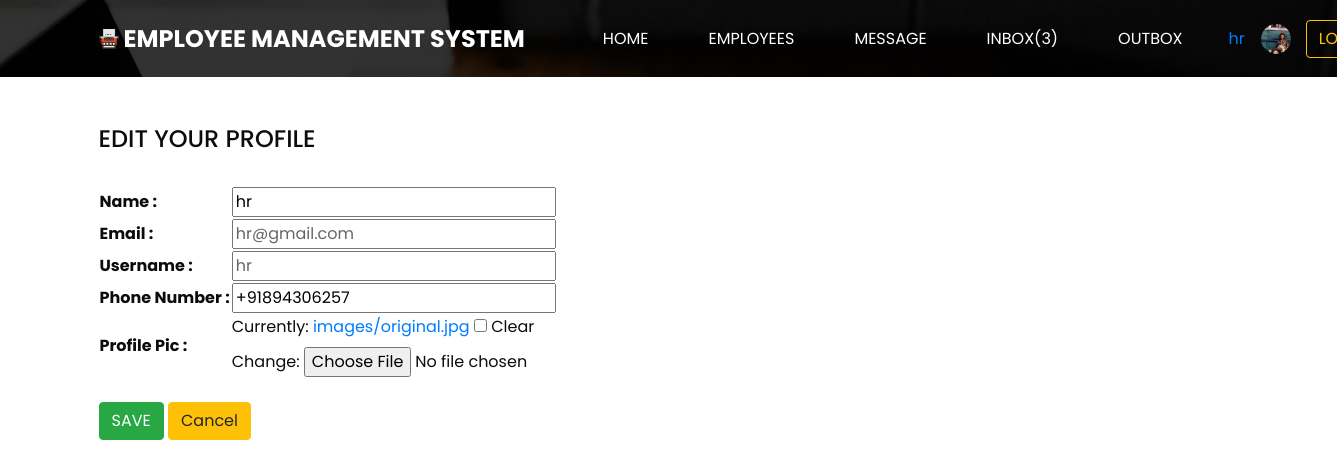
The page /editprofile/2 (signed in) on the database its author committed.
### myapp/models.py (models this page shows, shortened)
class User(AbstractUser):
    name = models.CharField(max_length=50)
    email = models.EmailField(blank="True")
    employee_type= models.CharField(blank="False", default="Employee",max_length=10)
    employee_code = models.CharField(max_length=10, unique="True")
    image = models.ImageField(upload_to='images/',default='images/default-profile-pic.jpg',blank="False")
    phone_number=models.CharField(max_length=13,blank="True")
    def __str__(self):
        return self.name

### myapp/views.py (the view)
# urls.py: path('editprofile/<int:id>',views.editprofile, name="editprofile"),
def editprofile(request,id):
    emp = request.session.get('username')
    if emp is None:                 #not logged in
        return redirect('loginpage')
    else:
        x=User.objects.get(id=id)
        unread_count = Messages.objects.filter(to=id, read=False).count()
        frm=EmployeeRegistrationForm(instance=x)
        if x.employee_type == 'HR' or x.is_superuser == 1:
            return render(request,'myapp/editprofilehr.html',{'edit':frm, 'id':id,'emp':x,'unread_count':unread_count})
        else:
            return render(request,'myapp/editprofile.html',{'edit':frm, 'id':id,'emp':x,'unread_count':unread_count})

### myapp/forms.py
class EmployeeRegistrationForm(forms.ModelForm):
    EMPLOYEE_TYPE_CHOICES = (
        ('EMPLOYEE', 'Employee'),
        ('HR', 'HR'),
    )
    employee_type = forms.ChoiceField(choices=EMPLOYEE_TYPE_CHOICES, widget=forms.Select)
    class Meta:
        model = User
        fields = ['name', 'email', 'username', 'password','phone_number','employee_type', 'image']
        widgets={
            'password' : forms.TextInput(attrs={
                'type':"password"
            }),
            'employee_type' : forms.Select(attrs={
                'placeholder':"Select Employee Type"
            })
        }

### myapp/templates/myapp/editprofilehr.html (shortened to what this page needs)
{% extends 'myapp/hr_dashboard.html' %}
    {% block content %}
    <br><br>
<h4>EDIT YOUR PROFILE </h4>
<br>
    <form action="/save_profile/{{id}}" method="post" enctype="multipart/form-data">
        <table>
        <tr>
            <th>Name : </th><td>{{ edit.name }}</td>
        </tr>
        <tr>
            <th>Email : </th>
            <td>
                <input type="text" value="{{ edit.email.value }}" readonly style="color: #666;">
            </td>
        </tr>
        <tr>
            <th>Username : </th>
            <td>
                <input type="text" value="{{ edit.username.value }}" readonly style="color: #666;">
            </td>
        </tr>
        <tr>
            <th>Phone Number : </th><td>{{ edit.phone_number }}</td>
        </tr>
        <tr>
            <th>Profile Pic : </th><td>{{ edit.image }}</td>
        </tr>
    </table>
    <br>
        <button type="submit"  class="btn btn-success">SAVE</button>
        <a href="{% url 'profile' %}" class="btn btn-warning">Cancel</a>
    </form>
    {% endblock %}

### myapp/templates/myapp/hr_dashboard.html (shortened to what this page needs)
{% load static %}
<!DOCTYPE html>
<html>
<head>
  <link rel="stylesheet" type="text/css"
    href="https://cdnjs.cloudflare.com/ajax/libs/OwlCarousel2/2.1.3/assets/owl.carousel.min.css" />
  <link rel="stylesheet" href="https://maxcdn.bootstrapcdn.com/font-awesome/4.3.0/css/font-awesome.min.css">
  <link rel="stylesheet" type="text/css" href="{% static 'css/bootstrap.css' %}" />
  <link href="{% static 'css/style.css' %}" rel="stylesheet" />
  <link href="{% static 'css/responsive.css' %}" rel="stylesheet" />
</head>
<body class="sub_page">
  <div class="hero_area">
    <header class="header_section">
      <div class="container">
        <nav class="navbar navbar-expand-lg custom_nav-container pt-3">
          <a class="navbar-brand mr-5" href="{% url 'home' %}">
            <img src="{% static 'images/logo.png' %}" alt="">
            <span>
              EMPLOYEE MANAGEMENT SYSTEM
            </span>
          </a>
          <div class="collapse navbar-collapse" id="navbarSupportedContent">
            <div class="d-flex ml-auto flex-column flex-lg-row align-items-center">
              <ul class="navbar-nav  ">
                <li class="nav-item active">
                  <a class="nav-link" href="{% url 'home' %}">Home <span class="sr-only">(current)</span></a>
                </li>
                <li class="nav-item">
                  <a class="nav-link" href="{% url 'employee_list' %}"> Employees </a>
                </li>
                <li class="nav-item">
                  <a class="nav-link" href="{% url 'sendmessagehr' %}"> Message </a>
                </li>
                <li class="nav-item">
                  <a class="nav-link" href="{% url 'inbox' %}"> Inbox({{unread_count}})</a>
                </li>
                <li class="nav-item">
                  <a class="nav-link" href="{% url 'outbox' %}">Outbox</a>
                </li>
              </ul>
              <div class="d-flex align-items-center">
                <a class="nav-link" href="{% url 'profile' %}">{{emp}}</a>
                <div class="rounded-circle" style="width: 30px; height: 30px; overflow: hidden; margin-right: 15px;">
                  <img src="/media/{{emp.image}}" alt="{{ emp.image.name }}" style="width: 100%; height: 100%; object-fit: cover;">
                </div>
                <a href="{% url 'logoutpage' %}" class="btn btn-outline-warning">LOGOUT</a>
              </div>
            </div>
          </div>
        </nav>
      </div>
    </header>
  </div>
<div class="container">
{% block content %}{% endblock %}
</div>
</body>
</html>

### static/css/style.css (style rules this page uses)
body { font-family: 'Poppins', sans-serif; color: #0c0c0c; background-color: #ffffff; }
.hero_area { height: 100vh; background-image: url(../images/hero-bg.jpg); background-size: cover; }
.sub_page .hero_area { height: auto; }
.custom_nav-container.navbar-expand-lg .navbar-nav .nav-item .nav-link { padding: 10px 30px; color: #ffffff; text-align: center; text-transform: uppercase; }
a, a:hover, a:focus { text-decoration: none; }
.btn, .btn:focus { outline: none !important; -webkit-box-shadow: none; box-shadow: none; }
.navbar-brand { display: -webkit-box; display: -ms-flexbox; display: flex; -webkit-box-align: center; -ms-flex-align: center; align-items: center; }
.navbar-brand img { width: 20px; margin-right: 5px; }
.navbar-brand span { font-size: 24px; font-weight: 700; color: #ffffff; text-transform: uppercase; }
.custom_nav-container { z-index: 99999; padding: 15px 0; }

### static/css/responsive.css (style rules this page uses)
@media (min-width: 1200px) { .container { max-width: 1170px; } }

### rows shown on the page
User: name "hr", image (picture), email.value "hr@gmail.com", username.value "hr", phone_number "+91894306257"

### other values the page prints
{{ unread_count }} "3"
